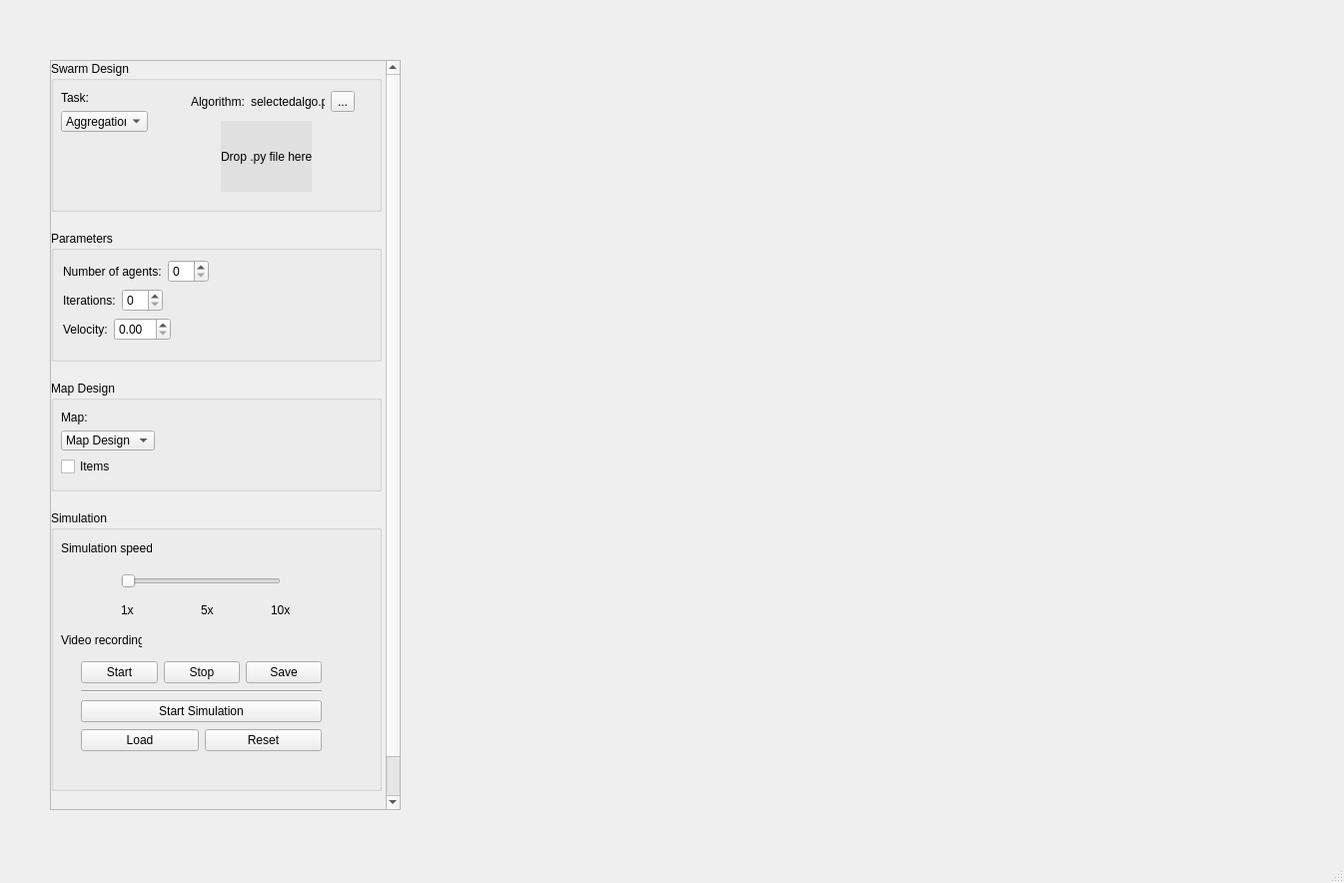
<?xml version="1.0" encoding="UTF-8"?>
<ui version="4.0">
 <class>MainWindow</class>
 <widget class="QMainWindow" name="MainWindow">
  <property name="geometry">
   <rect>
    <x>0</x>
    <y>0</y>
    <width>1345</width>
    <height>884</height>
   </rect>
  </property>
  <property name="windowTitle">
   <string>MainWindow</string>
  </property>
  <widget class="QWidget" name="centralwidget">
   <widget class="QScrollArea" name="scrollArea">
    <property name="geometry">
     <rect>
      <x>50</x>
      <y>60</y>
      <width>351</width>
      <height>751</height>
     </rect>
    </property>
    <property name="widgetResizable">
     <bool>true</bool>
    </property>
    <widget class="QWidget" name="scrollAreaWidgetContents">
     <property name="geometry">
      <rect>
       <x>0</x>
       <y>0</y>
       <width>332</width>
       <height>791</height>
      </rect>
     </property>
     <property name="minimumSize">
      <size>
       <width>331</width>
       <height>791</height>
      </size>
     </property>
     <widget class="QGroupBox" name="parametersGroupBox">
      <property name="geometry">
       <rect>
        <x>0</x>
        <y>170</y>
        <width>331</width>
        <height>131</height>
       </rect>
      </property>
      <property name="minimumSize">
       <size>
        <width>331</width>
        <height>131</height>
       </size>
      </property>
      <property name="autoFillBackground">
       <bool>true</bool>
      </property>
      <property name="title">
       <string>Parameters</string>
      </property>
      <layout class="QFormLayout" name="formLayout">
       <item row="0" column="0">
        <layout class="QHBoxLayout" name="horizontalLayout_12">
         <item>
          <widget class="QLabel" name="agentNumberLabel_2">
           <property name="text">
            <string>Number of agents:</string>
           </property>
          </widget>
         </item>
         <item>
          <widget class="QSpinBox" name="agentNumberSpinBox_2"/>
         </item>
        </layout>
       </item>
       <item row="1" column="0">
        <layout class="QHBoxLayout" name="horizontalLayout_11">
         <item>
          <widget class="QLabel" name="iterationLabel_2">
           <property name="text">
            <string>Iterations:</string>
           </property>
          </widget>
         </item>
         <item>
          <widget class="QSpinBox" name="iterationSpinBox_2"/>
         </item>
        </layout>
       </item>
       <item row="2" column="0">
        <layout class="QHBoxLayout" name="horizontalLayout_10">
         <item>
          <widget class="QLabel" name="velocityLabel_2">
           <property name="text">
            <string>Velocity:</string>
           </property>
          </widget>
         </item>
         <item>
          <widget class="QDoubleSpinBox" name="velocityDoubleSpinBox_2"/>
         </item>
        </layout>
       </item>
      </layout>
     </widget>
     <widget class="QGroupBox" name="mapGroupBox">
      <property name="geometry">
       <rect>
        <x>0</x>
        <y>320</y>
        <width>331</width>
        <height>111</height>
       </rect>
      </property>
      <property name="minimumSize">
       <size>
        <width>331</width>
        <height>111</height>
       </size>
      </property>
      <property name="autoFillBackground">
       <bool>true</bool>
      </property>
      <property name="title">
       <string>Map Design</string>
      </property>
      <widget class="QWidget" name="layoutWidget_8">
       <property name="geometry">
        <rect>
         <x>10</x>
         <y>30</y>
         <width>94</width>
         <height>66</height>
        </rect>
       </property>
       <layout class="QVBoxLayout" name="verticalLayout_6">
        <item>
         <layout class="QVBoxLayout" name="verticalLayout_7">
          <item>
           <widget class="QLabel" name="mapLabel_2">
            <property name="text">
             <string>Map:</string>
            </property>
           </widget>
          </item>
          <item>
           <widget class="QComboBox" name="mapComboBox_2">
            <item>
             <property name="text">
              <string>Map Design 1</string>
             </property>
            </item>
            <item>
             <property name="text">
              <string>Map Design 2</string>
             </property>
            </item>
            <item>
             <property name="text">
              <string>Map Design 3</string>
             </property>
            </item>
           </widget>
          </item>
         </layout>
        </item>
        <item>
         <widget class="QCheckBox" name="itemCheckBox_2">
          <property name="text">
           <string>Items</string>
          </property>
         </widget>
        </item>
       </layout>
      </widget>
     </widget>
     <widget class="QGroupBox" name="simulationGoupBox">
      <property name="geometry">
       <rect>
        <x>0</x>
        <y>450</y>
        <width>331</width>
        <height>281</height>
       </rect>
      </property>
      <property name="minimumSize">
       <size>
        <width>331</width>
        <height>281</height>
       </size>
      </property>
      <property name="autoFillBackground">
       <bool>true</bool>
      </property>
      <property name="title">
       <string>Simulation</string>
      </property>
      <widget class="QLabel" name="simulationSpeedLabel_2">
       <property name="geometry">
        <rect>
         <x>10</x>
         <y>30</y>
         <width>91</width>
         <height>16</height>
        </rect>
       </property>
       <property name="text">
        <string>Simulation speed:</string>
       </property>
      </widget>
      <widget class="QLabel" name="videoRecordingLabel_2">
       <property name="geometry">
        <rect>
         <x>10</x>
         <y>120</y>
         <width>81</width>
         <height>20</height>
        </rect>
       </property>
       <property name="text">
        <string>Video recording:</string>
       </property>
      </widget>
      <widget class="QSlider" name="simulationSpeedHorizontalSlider_2">
       <property name="geometry">
        <rect>
         <x>70</x>
         <y>60</y>
         <width>160</width>
         <height>22</height>
        </rect>
       </property>
       <property name="orientation">
        <enum>Qt::Horizontal</enum>
       </property>
      </widget>
      <widget class="QLabel" name="x1Label_2">
       <property name="geometry">
        <rect>
         <x>70</x>
         <y>90</y>
         <width>20</width>
         <height>20</height>
        </rect>
       </property>
       <property name="text">
        <string>1x</string>
       </property>
      </widget>
      <widget class="QLabel" name="x5Label_2">
       <property name="geometry">
        <rect>
         <x>150</x>
         <y>90</y>
         <width>20</width>
         <height>20</height>
        </rect>
       </property>
       <property name="text">
        <string>5x</string>
       </property>
      </widget>
      <widget class="QLabel" name="x10Label_2">
       <property name="geometry">
        <rect>
         <x>220</x>
         <y>90</y>
         <width>21</width>
         <height>20</height>
        </rect>
       </property>
       <property name="text">
        <string>10x</string>
       </property>
      </widget>
      <widget class="QWidget" name="layoutWidget_9">
       <property name="geometry">
        <rect>
         <x>30</x>
         <y>150</y>
         <width>241</width>
         <height>96</height>
        </rect>
       </property>
       <layout class="QVBoxLayout" name="verticalLayout_8">
        <item>
         <layout class="QHBoxLayout" name="horizontalLayout_7">
          <item>
           <widget class="QPushButton" name="startPushButton_2">
            <property name="text">
             <string>Start</string>
            </property>
           </widget>
          </item>
          <item>
           <widget class="QPushButton" name="stopPushButton_2">
            <property name="text">
             <string>Stop</string>
            </property>
           </widget>
          </item>
          <item>
           <widget class="QPushButton" name="savePushButton_2">
            <property name="text">
             <string>Save</string>
            </property>
           </widget>
          </item>
         </layout>
        </item>
        <item>
         <widget class="Line" name="horizontalLine_2">
          <property name="orientation">
           <enum>Qt::Horizontal</enum>
          </property>
         </widget>
        </item>
        <item>
         <widget class="QPushButton" name="startSimulationPushButton_2">
          <property name="text">
           <string>Start Simulation</string>
          </property>
         </widget>
        </item>
        <item>
         <layout class="QHBoxLayout" name="horizontalLayout_8">
          <item>
           <widget class="QPushButton" name="loadPushButton_2">
            <property name="text">
             <string>Load</string>
            </property>
           </widget>
          </item>
          <item>
           <widget class="QPushButton" name="resetPushButton_2">
            <property name="text">
             <string>Reset</string>
            </property>
           </widget>
          </item>
         </layout>
        </item>
       </layout>
      </widget>
     </widget>
     <widget class="QGroupBox" name="swarmDesignGroupBox">
      <property name="geometry">
       <rect>
        <x>0</x>
        <y>0</y>
        <width>331</width>
        <height>151</height>
       </rect>
      </property>
      <property name="minimumSize">
       <size>
        <width>331</width>
        <height>151</height>
       </size>
      </property>
      <property name="autoFillBackground">
       <bool>true</bool>
      </property>
      <property name="title">
       <string>Swarm Design</string>
      </property>
      <widget class="QFrame" name="dropFrame_2">
       <property name="geometry">
        <rect>
         <x>170</x>
         <y>60</y>
         <width>91</width>
         <height>71</height>
        </rect>
       </property>
       <property name="mouseTracking">
        <bool>true</bool>
       </property>
       <property name="acceptDrops">
        <bool>true</bool>
       </property>
       <property name="autoFillBackground">
        <bool>false</bool>
       </property>
       <property name="styleSheet">
        <string notr="true">background-color: #E0E0E0</string>
       </property>
       <property name="frameShape">
        <enum>QFrame::StyledPanel</enum>
       </property>
       <property name="frameShadow">
        <enum>QFrame::Raised</enum>
       </property>
       <widget class="QLabel" name="dropAlgoLabel_2">
        <property name="geometry">
         <rect>
          <x>0</x>
          <y>0</y>
          <width>91</width>
          <height>71</height>
         </rect>
        </property>
        <property name="text">
         <string>Drop .py file here</string>
        </property>
       </widget>
      </widget>
      <widget class="QWidget" name="layoutWidget_10">
       <property name="geometry">
        <rect>
         <x>140</x>
         <y>30</y>
         <width>164</width>
         <height>21</height>
        </rect>
       </property>
       <layout class="QHBoxLayout" name="horizontalLayout_9">
        <item>
         <widget class="QLabel" name="algorithmLabel_2">
          <property name="text">
           <string>Algorithm:</string>
          </property>
         </widget>
        </item>
        <item>
         <widget class="QLabel" name="selectedAlgoLabel_2">
          <property name="text">
           <string>selectedalgo.py</string>
          </property>
         </widget>
        </item>
        <item>
         <widget class="QToolButton" name="algorithmToolButton_2">
          <property name="text">
           <string>...</string>
          </property>
         </widget>
        </item>
       </layout>
      </widget>
      <widget class="QWidget" name="layoutWidget_11">
       <property name="geometry">
        <rect>
         <x>10</x>
         <y>30</y>
         <width>87</width>
         <height>41</height>
        </rect>
       </property>
       <layout class="QVBoxLayout" name="verticalLayout_9">
        <item>
         <widget class="QLabel" name="taskLabel_2">
          <property name="text">
           <string>Task:</string>
          </property>
         </widget>
        </item>
        <item>
         <widget class="QComboBox" name="taskComboBox_2">
          <item>
           <property name="text">
            <string>Aggregation</string>
           </property>
          </item>
          <item>
           <property name="text">
            <string>Exploration</string>
           </property>
          </item>
          <item>
           <property name="text">
            <string>Foraging</string>
           </property>
          </item>
         </widget>
        </item>
       </layout>
      </widget>
     </widget>
    </widget>
   </widget>
  </widget>
  <widget class="QMenuBar" name="menubar">
   <property name="geometry">
    <rect>
     <x>0</x>
     <y>0</y>
     <width>1345</width>
     <height>21</height>
    </rect>
   </property>
  </widget>
  <widget class="QStatusBar" name="statusbar"/>
 </widget>
 <resources/>
 <connections/>
</ui>
